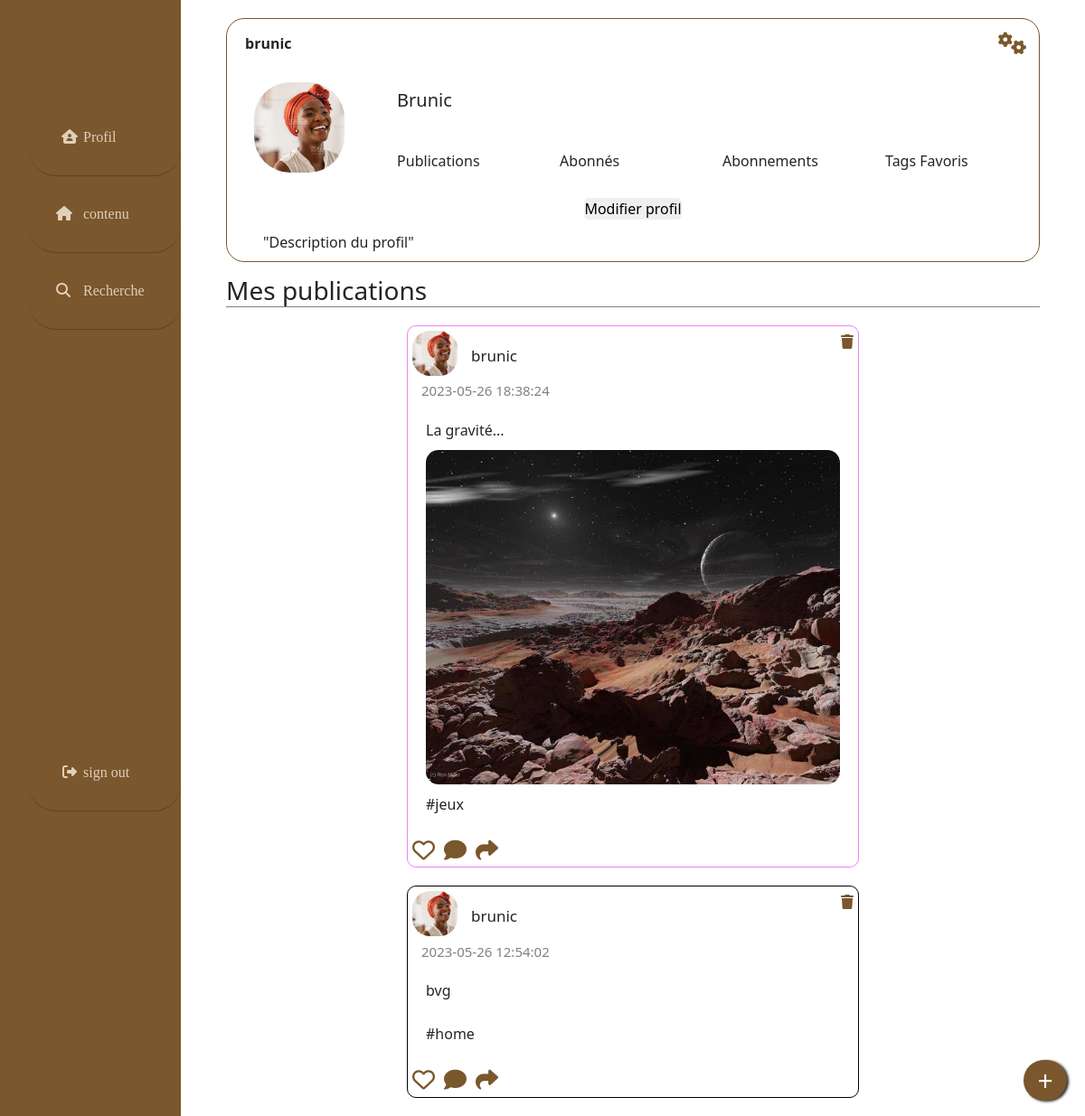
/profil.php (signed in), run on the app's committed database.
### tables this page shows
CREATE TABLE `publication` (
  `id` int NOT NULL,
  `user_id` varchar(30) NOT NULL,
  `type` varchar(1000) NOT NULL,
  `tag` varchar(15) NOT NULL,
  `public` int NOT NULL,
  `images` varchar(300) NOT NULL,
  `creation` datetime NOT NULL DEFAULT CURRENT_TIMESTAMP
);

### html/profil.php (the view, shortened to what this page needs)
<?php
require '../BDD/image.php';
?>
<!DOCTYPE html>
<html lang="fr">
<head>
    <link href="https://cdn.jsdelivr.net/npm/bootstrap@5.2.2/dist/css/bootstrap.min.css" rel="stylesheet">
    <link rel="stylesheet" href="../css/style.css">
</head>
<body id="body-profil">
    <div class="le-profil">
        <div class="page-profil">
            <?php require '../donneesphp/navbar.template.php'; ?>
            <div class="profil-type">
                <div  class="info-utilisateur">
                    <div class="name-setting">
                        <div  class="name-profil">
                            <span  class="name">
                                <?php echo ' '.$_SESSION['last_name'].' '. $_SESSION['pseudo']?>
                            </span>
                        </div>
                        <div  class="stroke">
                            <button  id="btn-modifier"><i  class="fa-solid fa-gears"></i></button>
                        </div>
                    </div>
                    <header >
                        <?php
                        require '../donneesphp/popup.template.php'
                        ?>
                        <div  class="image-profil-grand-espace">
                            <div class="image-profil-petit-espace">
                                <img class="photo-de-profil" src="../Images/image-profil.jpg" alt="">
                            </div>
                            <div class="all-infos">
                                <div class="name">
                                    <span>
                                        <?php echo ' '.$_SESSION['last_name'].' '. $_SESSION['first_name']?>
                                    </span>
                                </div>
                                <div class="vide"></div>
                                <div class="infos-utilisateur">
                                    <div class="publication">
                                        Publications
                                    </div>
                                    <div class="followers">
                                        Abonnés
                                    </div>
                                    <div class="follow">
                                        Abonnements
                                    </div>
                                    <div class="tag">
                                        Tags Favoris
                                    </div>
                                </div>
                            </div>
                        </div>
                        <div class="btn-modifier">
                            <div class="vide1-modifier profil">
                            </div>
                            <div class="btn-modfier-profil">
                                <button>Modifier profil</button>
                            </div>
                            <div class="vide2-modifier-profil">
                            </div>
                        </div>
                        <div class="description-profil">
                            <span class="description-profil">"Description du profil"</span>
                        </div>
                    </header>
                </div>
                <h3 class="mes-publications">Mes publications</h3>
                <?php
                    if(isset($_GET['pseudo'])) {
                        $db= $database->prepare('SELECT * FROM publication INNER JOIN inscription ON publication.user_id = inscription.id WHERE inscription.Pseudo = :pseudo ORDER BY publication.creation DESC');
                        $db->execute(['pseudo'=> $_GET['pseudo']]);
                    } else {
                        $db= $database->prepare('SELECT * FROM publication WHERE user_id= :id ORDER BY creation DESC');
                        $db->execute(['id'=> $_SESSION['id']]);
                    }
                    $bases= $db->fetchAll();
                    foreach($bases as $base){
                        echo '  <div  class="carte-publication-texte '.$base['tag'].'">
                        <div class="identification-carte">
                           <div class="image-profil">
                              <img src="../Images/image-profil.jpg" alt="image postée par l\'utilisateur" class="photo-profil">
                           </div>
                           <span class="nom-utilisateur"> '.$_SESSION['pseudo'].' </span>';
                           if($base['user_id']== $_SESSION['id']) {
                            echo'
                           <div class="icone-poubelle">
                              <button class="lien-delete" onclick="popupdel('.$base["id"].')">
                                 <i class="fa-solid fa-trash"></i>
                              </button>
                            </div>';
                             } else {
                               echo' <div style="display: none" class="icone-poubelle">
                               <button class="lien-delete" onclick="popupdel('.$base["id"].')">
                                  <i class="fa-solid fa-trash"></i>
                               </button>
                             </div>';
                             }
                             echo '
                        </div>
                        <div class="date-publication">
                         <span>
                         '.$base['creation'].'</span>
                        </div>
                        <div class="texte-publication">
                         <span class="text-publication">
                          '.$base['type'].' <br>';
                          if($base['images']!= null){
                            echo '<img alt="image postée par l\'utilisateur" class="img-pub" src= "'.$base['images'].'">';
                          } else {
                             echo '<img alt="image postée par l\'utilisateur" style= "display : none" class="img-pub" src= "noimage">';
                            }
                          echo ' <br>
                          #'.$base['tag'].'
                           </span>
                        </div>
                        <div class="les-trois-boutons">
                           <a class="jaime">
                               <i class="fa-regular fa-heart"></i>
                           </a>
                           <a class="commentaires">
                               <i class="fa-solid fa-comment"></i>
                           </a>
                            <a class="envoyer">
                                <i class="fa-sharp fa-solid fa-share"></i>
                            </a>
                       </div>
                       </div> ';
                    }
                ?>
            </div>
        </div>
    </div>
</body>
</html>

### css/style.css (style rules this page uses)
* { margin: 0%; padding: 0%; box-sizing: border-box; }
:root { --main-bg-color:rgb(122, 87, 44); --main-bh-color:rgb(157, 115, 65); --main-be-color:bisque; --main-or-color:orange; --main-ja-color:yellow; --main-bl-color:blue; --main-ro-color:red; --main-ma-color:brown; --main-bla-color: rgb(198, 197, 197); --main-ve-color:green; --main-no-color:black; --main-gr-color:grey; }
#body-profil { background-image: url(../Images/fond_beige.jpg); object-fit: cover; }
.photo-profil { width: 50px; height: 50px; object-fit: cover; border-radius: 40%; }
.photo-de-profil { width: 100px; height: 100px; object-fit: cover; border-radius: 40%; }
.img-pub { width: 100%; object-fit: cover; border-radius: 14px; margin: 10px auto 10px auto; }

### css/composants/boutons.css (style rules this page uses)
.jaime { color: rgb(122, 87, 44); font-size: 25px; }
.commentaires { color: rgb(122, 87, 44); font-size: 25px; }
.envoyer { color: rgb(122, 87, 44) ; font-size:25px; }
#btn-modifier { border-style: none; background: none; }
.btn-modfier-profil button { margin: auto; border-radius: 5px; border-style:var(--main-bg-color) ; }
.lien-delete { border-style: none; background: none; transform: scale(1); transition: all 1s ; }
.lien-delete i { color: rgb(122, 87, 44) ; }

### css/composants/contenairs.css (style rules this page uses)
.carte-publication-texte { width: 500px; padding-top: 5px; border: 1px solid; height: auto; margin: 20px auto 20px auto; border-radius: 10px; transition: background-color 2s; }
.texte-publication { margin: 20px; }
.page-profil { display: flex; }
.profil-type { margin: 0 auto; height: 100vh; overflow: scroll; padding: 0 10px 0 10px; }
.info-utilisateur { width: 900px; border: 1px solid var(--main-bg-color); margin-top: 20px; height: 270px; border-radius: 20px; }

### css/composants/navbars.css (style rules this page uses)
a { text-decoration: none; }

### css/composants/sous-contenairs.css (style rules this page uses)
.identification-carte { padding-left: 5px; display: flex; }
.icone-poubelle { margin-left: auto; padding-right: 5px; }
.date-publication { margin-left: 15px; color: gray; font-size: 15px; }
.les-trois-boutons { display: flex; gap: 10px; margin-left: 5px; }
.name-setting { display: grid; grid-template-columns: 1fr 1fr; width: 100%; height: 50px; padding-top: 15px; }
.name-profil { padding-left: 20px; font-weight: bold; }
.stroke { padding-left: 90%; }
.image-profil-grand-espace { display: flex; }
.image-profil-petit-espace { width: 200px; margin-left: 30px; margin-top: 20px; }
.all-infos { width: 100%; margin-top: 25px; }
.infos-utilisateur { display: grid; grid-template-columns: 1fr 1fr 1fr 1fr ; grid-gap: 10px; width: 100%; height: 50px; margin-top: 20px; }
.vide { width: 100%; height: 20px; }
.btn-modifier { display: grid; grid-template-columns: 1fr 1fr 1fr; width: 100%; height: 30px; }
.btn-modfier-profil { margin: auto; }

### css/composants/textes.css (style rules this page uses)
.nom-utilisateur { margin: 15px; font-size: 17px; }
#btn-modifier i { font-size: 25px; color: var(--main-bg-color); }
.name span { font-size: 20px; font-weight: 500; }
.description-profil { margin-left: 20px; padding-top: 10px; }
.mes-publications { margin-top: 15px; width: 100%; border-bottom: 1px solid grey; }

### css/composants/tags.css (style rules this page uses)
#blanc, .home { border: 1px solid black; }
#noir, .jeux { border: 1px solid violet; }

### data on the page
publication: creation "2023-05-26 18:38:24", type "La gravité...", images (picture), tag "jeux"
publication: creation "2023-05-26 12:54:02", type "bvg", tag "home"

### other printed values
$_SESSION['pseudo'] "brunic"
$_SESSION['first_name'] "Brunic"
